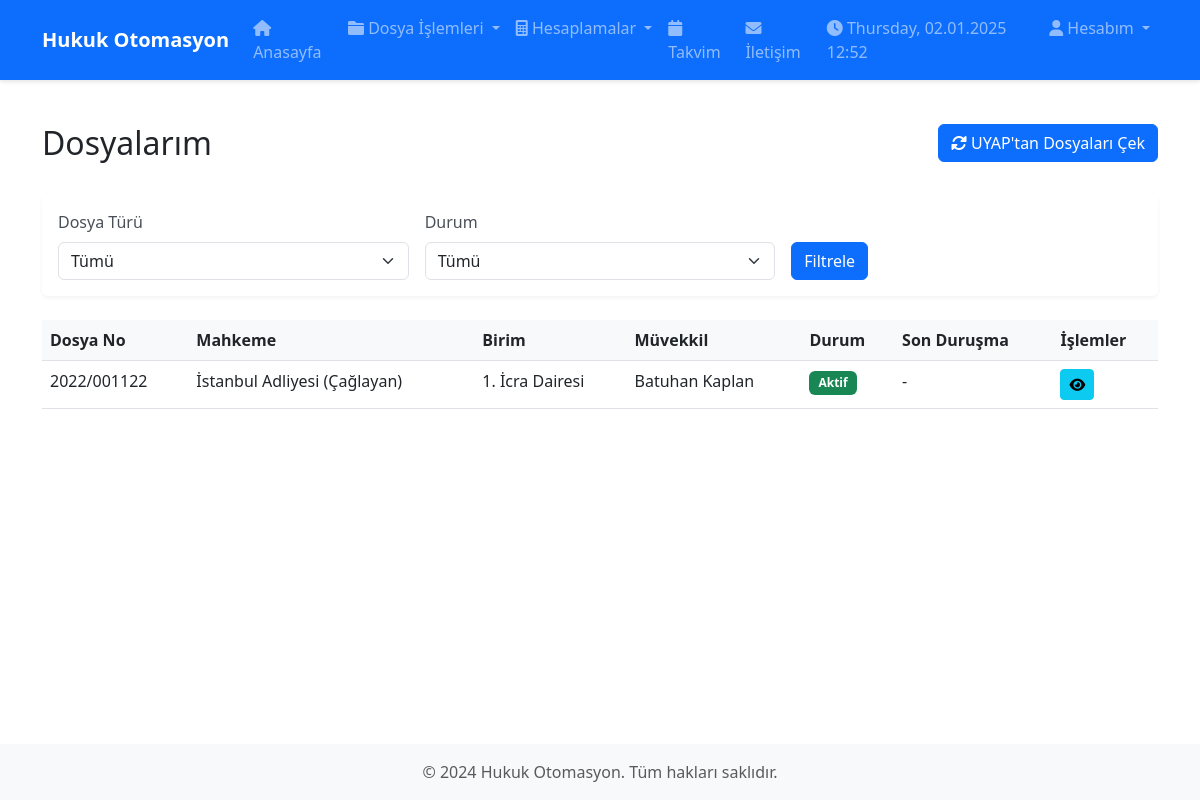
/dosyalarim, run on an earlier commit of the app's database.
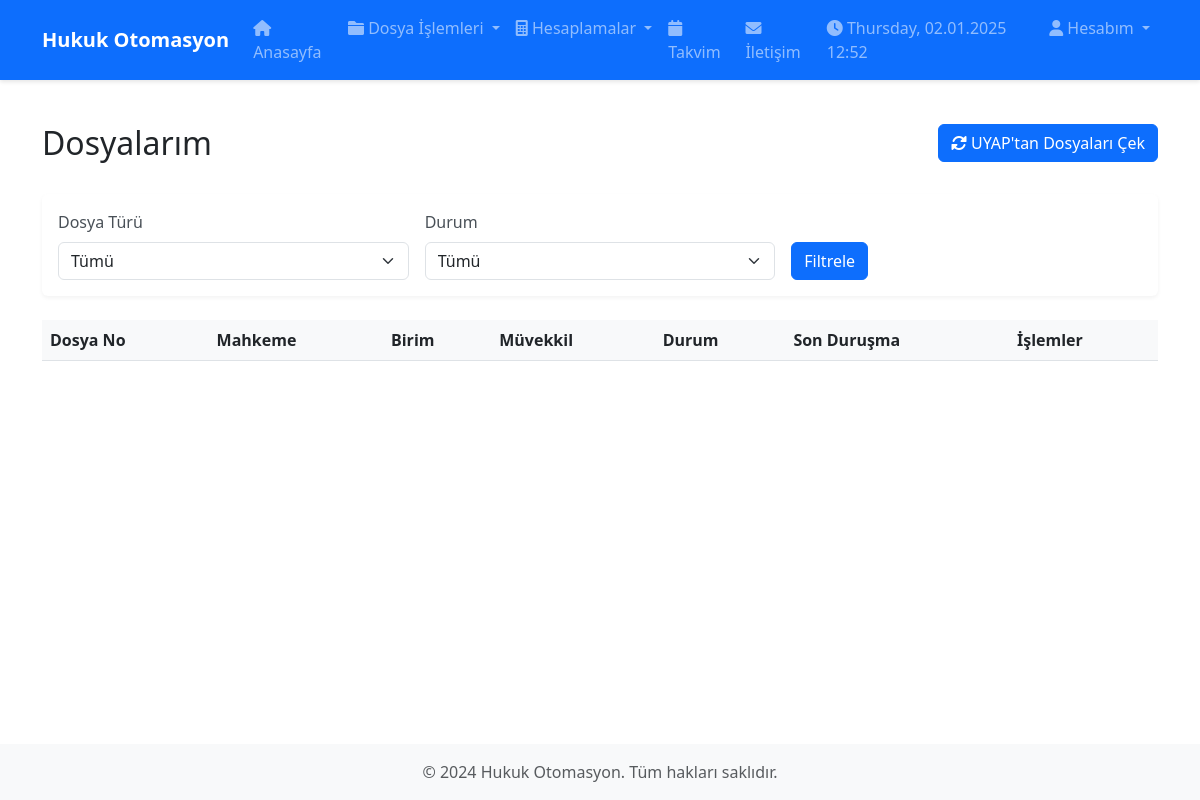
And on a later commit of the database.
### app.py (models this page shows)
class CaseFile(db.Model):
    id = db.Column(db.Integer, primary_key=True)
    file_type = db.Column(db.String(50), nullable=False)
    courthouse = db.Column(db.String(100), nullable=False)  # Adliye
    department = db.Column(db.String(100), nullable=False)  # Birim
    year = db.Column(db.Integer, nullable=False)
    case_number = db.Column(db.String(50), nullable=False)
    client_name = db.Column(db.String(150), nullable=False)
    status = db.Column(db.String(50), default='Aktif')
    open_date = db.Column(db.Date)
    next_hearing = db.Column(db.Date)
    expenses = db.relationship('Expense', backref='case_file', lazy=True)
    documents = db.relationship('Document', backref='case_file', lazy=True)
    description = db.Column(db.Text)
    user_id = db.Column(db.Integer, db.ForeignKey('user.id'), nullable=False)

### app.py (the view)
@app.route('/dosyalarim')
def dosyalarim():
    file_type = request.args.get('file_type')
    status = request.args.get('status')
    query = CaseFile.query
    if file_type:
        query = query.filter_by(file_type=file_type)
    if status:
        query = query.filter_by(status=status)
    case_files = query.all()
    return render_template('dosyalarim.html',
                         case_files=case_files,
                         selected_type=file_type,
                         selected_status=status)

### app.py (called while the page is built)
@app.context_processor
def inject_datetime():
    try:
        now = datetime.now()
        current_time = {
            'weekday': now.strftime('%A'),  # Gün adı
            'time': now.strftime('%H:%M'),  # Saat
            'date': now.strftime('%d.%m.%Y')  # Tarih
        }
    except Exception:
        current_time = {
            'weekday': '',
            'time': '',
            'date': ''
        }
    return dict(current_time=current_time)

### templates/dosyalarim.html (shortened to what this page needs)
{% extends "base.html" %}
{% block content %}
<div class="container mt-4">
    <div class="row mb-4">
        <div class="col">
            <h2>Dosyalarım</h2>
        </div>
        <div class="col-auto">
            <button id="uyapSyncBtn" class="btn btn-primary">
                <i class="fas fa-sync-alt"></i> UYAP'tan Dosyaları Çek
            </button>
        </div>
    </div>
    <div class="card mb-4">
        <div class="card-body">
            <form method="get" class="row g-3">
                <div class="col-md-4">
                    <label for="file-type" class="form-label">Dosya Türü</label>
                    <select name="file_type" id="file-type" class="form-select">
                        <option value="">Tümü</option>
                    </select>
                </div>
                <div class="col-md-4">
                    <label for="status" class="form-label">Durum</label>
                    <select name="status" id="status" class="form-select">
                        <option value="">Tümü</option>
                    </select>
                </div>
                <div class="col-md-4 d-flex align-items-end">
                    <button type="submit" class="btn btn-primary">Filtrele</button>
                </div>
            </form>
        </div>
    </div>
    <div class="table-responsive">
        <table class="table table-hover">
            <thead>
                <tr>
                    <th>Dosya No</th>
                    <th>Mahkeme</th>
                    <th>Birim</th>
                    <th>Müvekkil</th>
                    <th>Durum</th>
                    <th>Son Duruşma</th>
                    <th>İşlemler</th>
                </tr>
            </thead>
            <tbody>
                {% for case in case_files %}
                <tr>
                    <td>{{ case.year }}/{{ case.case_number }}</td>
                    <td>{{ case.courthouse }}</td>
                    <td>{{ case.department }}</td>
                    <td>{{ case.client_name }}</td>
                    <td>
                        <span class="badge {% if case.status == 'Aktif' %}bg-success{% else %}bg-secondary{% endif %}">
                            {{ case.status }}
                        </span>
                    </td>
                    <td>{{ case.next_hearing.strftime('%d.%m.%Y') if case.next_hearing else '-' }}</td>
                    <td>
                        <button class="btn btn-sm btn-info view-case" data-case-id="{{ case.id }}">
                            <i class="fas fa-eye"></i>
                        </button>
                    </td>
                </tr>
                {% endfor %}
            </tbody>
        </table>
    </div>
</div>
{% endblock %}

### templates/base.html (shortened to what this page needs)
<!DOCTYPE html>
<html lang="tr">
<head>
    <link href="https://cdn.jsdelivr.net/npm/bootstrap@5.3.0/dist/css/bootstrap.min.css" rel="stylesheet">
    <link href="https://cdnjs.cloudflare.com/ajax/libs/font-awesome/6.0.0/css/all.min.css" rel="stylesheet">
    <link href="https://cdnjs.cloudflare.com/ajax/libs/toastr.js/latest/toastr.min.css" rel="stylesheet">
    <link href="{{ url_for('static', filename='css/style.css') }}" rel="stylesheet">
</head>
<body>
    <nav class="navbar navbar-expand-lg navbar-dark bg-primary">
        <div class="container">
            <a class="navbar-brand" href="/">Hukuk Otomasyon</a>
            <div class="collapse navbar-collapse" id="navbarNav">
                <ul class="navbar-nav">
                    <li class="nav-item">
                        <a class="nav-link" href="/"><i class="fas fa-home"></i> Anasayfa</a>
                    </li>
                    <li class="nav-item dropdown">
                        <a class="nav-link dropdown-toggle" href="#" id="dosyaDropdown" role="button" data-bs-toggle="dropdown">
                            <i class="fas fa-folder"></i> Dosya İşlemleri
                        </a>
                    </li>
                    <li class="nav-item dropdown">
                        <a class="nav-link dropdown-toggle" href="#" id="hesaplamaDropdown" role="button" data-bs-toggle="dropdown">
                            <i class="fas fa-calculator"></i> Hesaplamalar
                        </a>
                    </li>
                    <li class="nav-item">
                        <a class="nav-link" href="/takvim"><i class="fas fa-calendar"></i> Takvim</a>
                    </li>
                    <li class="nav-item">
                        <a class="nav-link" href="/iletisim"><i class="fas fa-envelope"></i> İletişim</a>
                    </li>
                </ul>
                <ul class="navbar-nav ms-auto">
                    <li class="nav-item">
                        <span class="nav-link">
                            <i class="fas fa-clock"></i> {{ current_time.weekday }}, {{ current_time.date }} {{ current_time.time }}
                        </span>
                    </li>
                    <li class="nav-item dropdown">
                        <a class="nav-link dropdown-toggle" href="#" id="userDropdown" role="button" data-bs-toggle="dropdown">
                            <i class="fas fa-user"></i> Hesabım
                        </a>
                    </li>
                </ul>
            </div>
        </div>
    </nav>
    <main>
        {% block content %}{% endblock %}
    </main>
    <footer class="footer mt-auto py-3 bg-light">
        <div class="container text-center">
            <span class="text-muted">© 2024 Hukuk Otomasyon. Tüm hakları saklıdır.</span>
        </div>
    </footer>
</body>
</html>

### static/css/style.css (style rules this page uses)
body { min-height: 100vh; display: flex; flex-direction: column; }
main { flex: 1; padding: 20px 0; }
.navbar { box-shadow: 0 2px 4px rgba(0,0,0,0.1); }
.navbar-brand { font-weight: bold; }
.card { box-shadow: 0 2px 4px rgba(0,0,0,0.05); border: none; margin-bottom: 1rem; }
.form-label { font-weight: 500; color: #495057; }
.table { margin-bottom: 0; }
.table th { font-weight: 600; background-color: #f8f9fa; }
.footer { background-color: #f8f9fa; padding: 1rem 0; margin-top: auto; }

What changed in the data, as far as the page shows it:
removed CaseFile: year "2022", case_number "001122", courthouse "İstanbul Adliyesi (Çağlayan)", department "1. İcra Dairesi", client_name "Batuhan Kaplan", status "Aktif", next_hearing "-"
